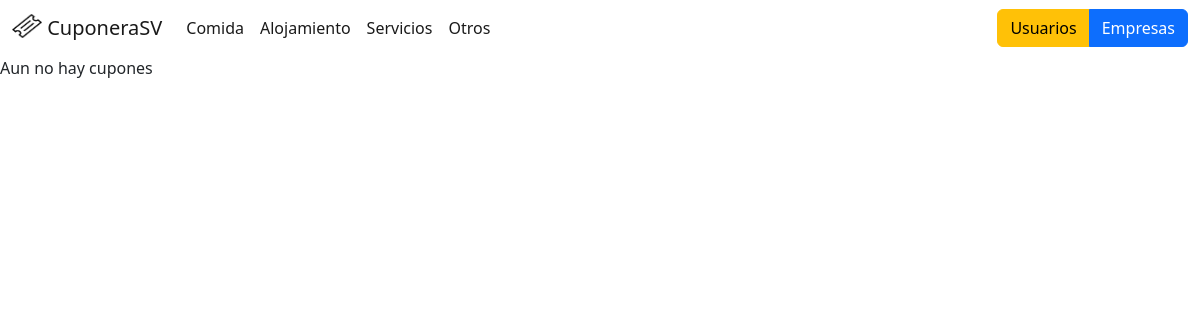
Before: /Vistas/Otros.php with the older database file.
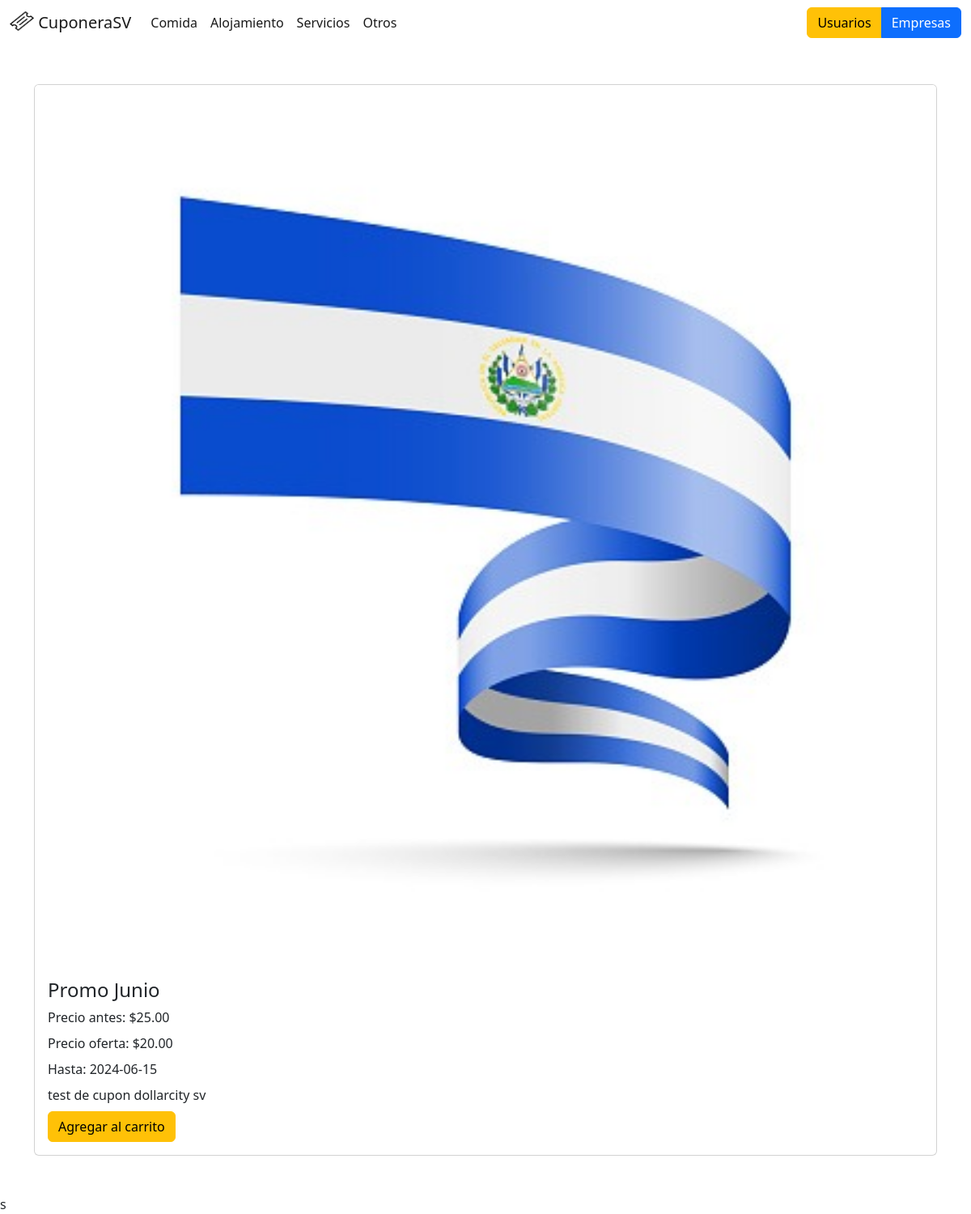
After: the same page with the newer database file.
### tables this page shows
CREATE TABLE IF NOT EXISTS `cupones` (
  `ID_cupon` int NOT NULL AUTO_INCREMENT,
  `FK_empresa` int NOT NULL,
  `Titulo_cupon` varchar(50) NOT NULL,
  `Precio_regular` decimal(5,2) NOT NULL,
  `Precio_oferta` decimal(5,2) NOT NULL,
  `Fecha_inicio_oferta` date NOT NULL,
  `Fecha_fin_oferta` date NOT NULL,
  `Fecha_limite_canje` date NOT NULL,
  `Cantidad_cupones` int DEFAULT NULL,
  `Descripcion` varchar(150) NOT NULL,
  `Imagen` varchar(250) NOT NULL,
  `FK_categoria` int NOT NULL,
  `FK_estado_oferta` int NOT NULL,
  PRIMARY KEY (`ID_cupon`),
  KEY `FK_empresa` (`FK_empresa`),
  KEY `FK_estado_oferta` (`FK_estado_oferta`),
  KEY `FK_categoria` (`FK_categoria`)
);

### Vistas/Otros.php (the view, shortened to what this page needs)
<!DOCTYPE html>
<html lang="es" >
<head>
  <link href="https://cdn.jsdelivr.net/npm/bootstrap@5.2.1/dist/css/bootstrap.min.css" rel="stylesheet">
  <link rel="stylesheet" href="https://cdn.jsdelivr.net/npm/bootstrap-icons@1.10.2/font/bootstrap-icons.css">
  <link rel="stylesheet" href="style.css">
</head>
<body>
<nav class="navbar navbar-expand-lg bg-body-tertiary">
<div class="container-fluid">
<a class="navbar-brand" href="../Index.php">
      <img src="../Imagenes/Logo.png" alt="Logo" width="30" height="24" class="d-inline-block align-text-top">
      CuponeraSV
    </a>
    <div class="collapse navbar-collapse" id="navbarSupportedContent">
      <ul class="navbar-nav me-auto mb-2 mb-lg-0">
        <li class="nav-item">
          <a class="nav-link active" aria-current="page" href="Comida.php">Comida</a>
        </li>
        <li class="nav-item">
          <a class="nav-link active" aria-current="page" href="Alojamiento.php">Alojamiento</a>
        </li>
        <li class="nav-item">
          <a class="nav-link active" aria-current="page" href="Servicios.php">Servicios</a>
        </li>
        <li class="nav-item">
          <a class="nav-link active" aria-current="page" href="Otros.php">Otros</a>
        </li>
      </ul>
      <form class="d-flex">
      <div class="btn-group" role="group" aria-label="Basic mixed styles example">
      <a class="btn btn-warning" href="Login_usuarios.php" role="button">Usuarios</a>
      <a class="btn btn-primary" href="Login_empresas.php" role="button">Empresas</a>
      </div>
      </form>
    </div>
  </div>
</nav>
<?php
include_once('connection.php');
     $query = "SELECT * From Cupones where FK_categoria = '4'";
     $query_run = mysqli_query($conn, $query);
     $check = mysqli_num_rows($query_run)>0;
     if($check)
     {
        while($row = mysqli_fetch_assoc($query_run))
        {
            ?>
             <div class="container py-5">
            <div class="card-group">
  <div class="card">
                <img src="../ImageneCupones/<?php echo $row['Imagen']; ?>"class="card-img-top" alt="sin imagen">
                <div class ="card-body">
                    <h4 class ="card-title"> <?php echo $row[ 'Titulo_cupon'];?> </h4>
                    <p class ="card-title"> <?php echo "Precio antes: $".$row[ 'Precio_regular'];?> </h3>
                    <p class ="card-title"> <?php echo "Precio oferta: $".$row[ 'Precio_oferta'];?> </p>
                    <p class ="card-title"> <?php echo "Hasta: ".$row[ 'Fecha_fin_oferta'];?></p>
                    <p class ="card-title"> <?php echo $row[ 'Descripcion'];?> </p>
                    <button type="button" class="btn btn-warning">Agregar al carrito</button>
        </div>
                </div>
            </div>
            </div>s
          <?php
        }
     }
else {
    echo "Aun no hay cupones";
}
     ?>
</body>
</body>
</html>

Changed rows visible on the page:
added cupones: Imagen (picture), Titulo_cupon "Promo Junio", Precio_regular "25.00", Precio_oferta "20.00", Fecha_fin_oferta "2024-06-15", Descripcion "test de cupon dollarcity sv"
Other visible differences:
text no longer shown: "Aun no hay cupones"
